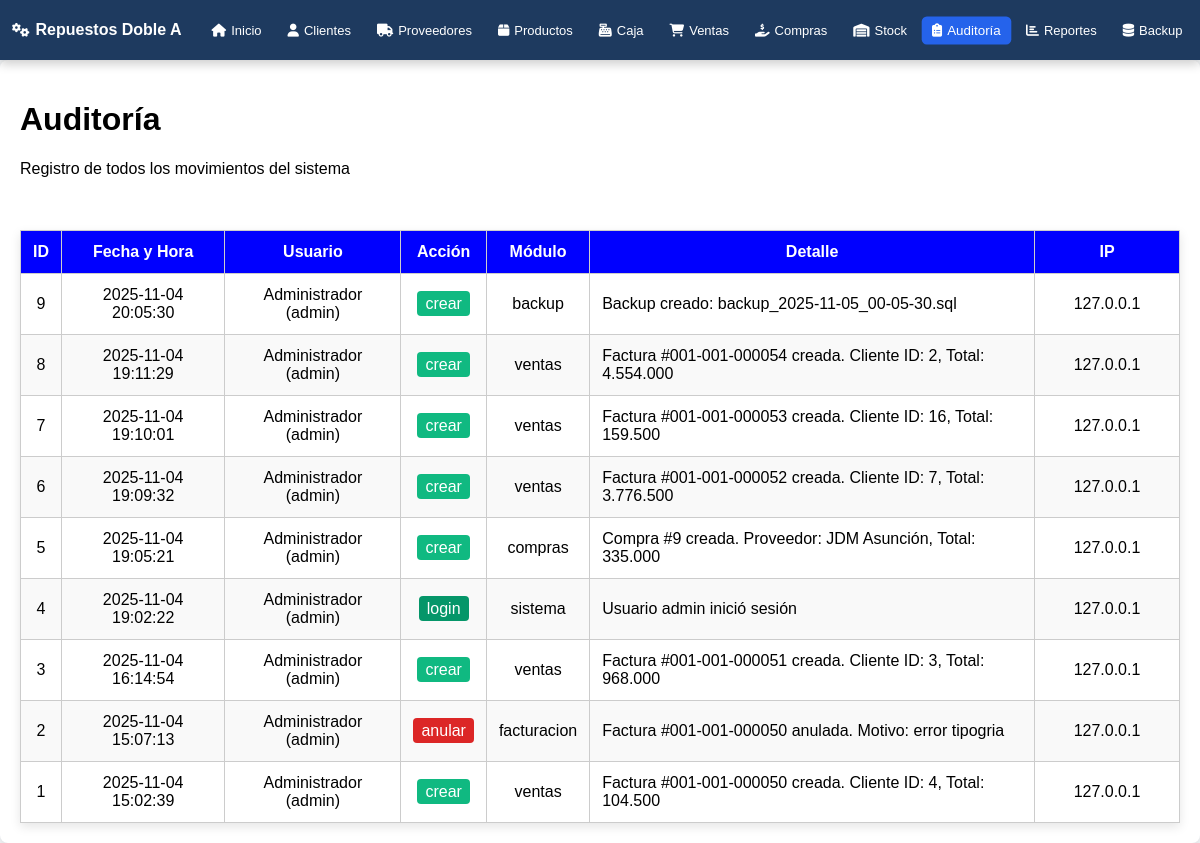
/modulos/auditoria/auditoria.php (signed in), run on an earlier commit of the app's database.
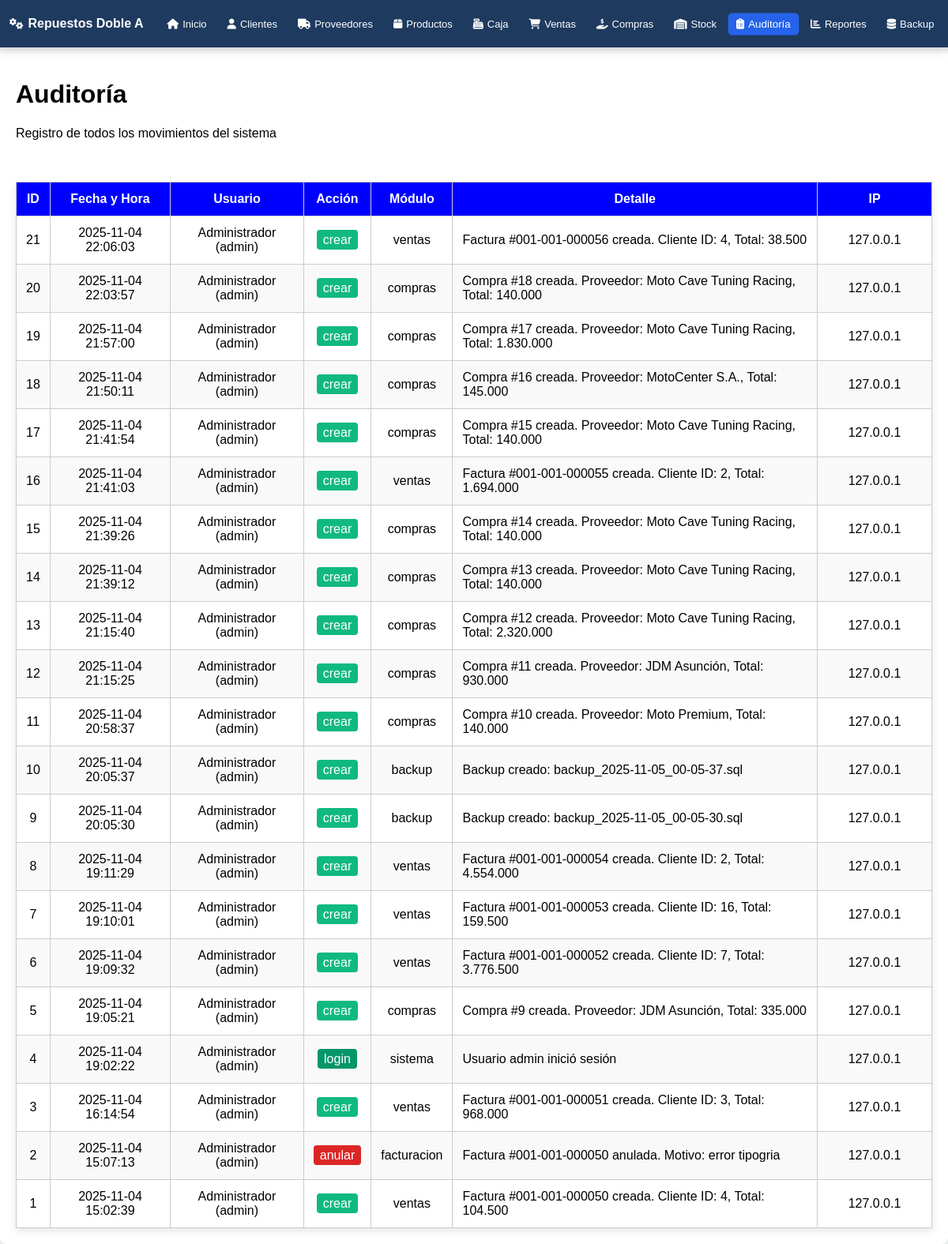
And on a later commit of the database.
### tables this page shows
CREATE TABLE `auditoria` (
  `id` int(11) NOT NULL AUTO_INCREMENT,
  `usuario_id` int(11) DEFAULT '0',
  `nombre_usuario` varchar(150) NOT NULL,
  `accion` varchar(50) NOT NULL,
  `modulo` varchar(50) NOT NULL,
  `detalle` text,
  `fecha_hora` datetime NOT NULL,
  `ip_address` varchar(45) DEFAULT NULL,
  PRIMARY KEY (`id`),
  KEY `idx_fecha` (`fecha_hora`),
  KEY `idx_modulo` (`modulo`),
  KEY `idx_accion` (`accion`)
);

### includes/session.php (called while the page is built, shortened)
<?php
if (!function_exists('estaLogueado')) {
    function estaLogueado() {
        return isset($_SESSION['usuario_id']) && isset($_SESSION['usuario']);
    }
}
if (!function_exists('obtenerRol')) {
    function obtenerRol() {
        return isset($_SESSION['rol']) ? $_SESSION['rol'] : null;
    }
}
?>

### includes/auth.php (called while the page is built, shortened)
<?php
if (!function_exists('tienePermiso')) {
function tienePermiso($modulo, $accion = 'ver') {
    $rol = obtenerRol();
    if ($rol === 'Administrador') {
        return true;
    }
}
}
?>

### modulos/auditoria/auditoria.php (the view, shortened to what this page needs)
<?php
$base_path = $_SERVER['DOCUMENT_ROOT'] . '/repuestos/';
include $base_path . 'includes/session.php';
include $base_path . 'includes/auth.php';
include $base_path . 'includes/header.php';
$stmt = $pdo->query("SELECT * FROM auditoria ORDER BY fecha_hora DESC LIMIT 500");
$registros = $stmt->fetchAll();
?>
<div class="container tabla-responsive">
    <h1>Auditoría</h1>
    <p>Registro de todos los movimientos del sistema</p>
    <br><br>
    <table class="crud-table">
        <thead>
            <tr>
                <th>ID</th>
                <th>Fecha y Hora</th>
                <th>Usuario</th>
                <th>Acción</th>
                <th>Módulo</th>
                <th>Detalle</th>
                <th>IP</th>
            </tr>
        </thead>
        <tbody>
        <?php
        if ($registros && count($registros) > 0) {
            foreach ($registros as $registro) {
                echo '<tr>';
                echo '<td>'.htmlspecialchars($registro['id']).'</td>';
                echo '<td>'.htmlspecialchars($registro['fecha_hora']).'</td>';
                echo '<td>'.htmlspecialchars($registro['nombre_usuario']).'</td>';
                $accion_class = '';
                $accion_text = htmlspecialchars($registro['accion']);
                switch(strtolower($registro['accion'])) {
                    case 'crear':
                        $accion_class = 'style="background: #10b981; color: white; padding: 4px 8px; border-radius: 4px;"';
                        break;
                    case 'eliminar':
                    case 'anular':
                        $accion_class = 'style="background: #dc2626; color: white; padding: 4px 8px; border-radius: 4px;"';
                        break;
                    case 'login':
                        $accion_class = 'style="background: #059669; color: white; padding: 4px 8px; border-radius: 4px;"';
                        break;
                }
                echo '<td><span '.$accion_class.'>'.$accion_text.'</span></td>';
                echo '<td>'.htmlspecialchars($registro['modulo']).'</td>';
                echo '<td style="text-align: left;">'.htmlspecialchars($registro['detalle']).'</td>';
                echo '<td>'.htmlspecialchars($registro['ip_address']).'</td>';
                echo '</tr>';
            }
        } else {
            echo '<tr><td colspan="7">No hay registros de auditoría aún.</td></tr>';
        }
        ?>
        </tbody>
    </table>
</div>
<?php include $base_path . 'includes/footer.php'; ?>

### includes/header.php (shortened to what this page needs)
<?php
$base_url = '/repuestos/';
$base_path = $_SERVER['DOCUMENT_ROOT'] . '/repuestos/';
$current_page = $_SERVER['REQUEST_URI'];
include $base_path . 'includes/session.php';
include $base_path . 'includes/auth.php';
?>
<link rel="stylesheet" href="/repuestos/style.css">
<link rel="stylesheet" href="https://cdnjs.cloudflare.com/ajax/libs/font-awesome/6.5.2/css/all.min.css">
<div class="navbar">
    <div class="logo"><i class="fas fa-cogs"></i> Repuestos Doble A</div>
    <a href="<?php echo $base_url; ?>index.php" <?php echo (strpos($current_page, 'index.php') !== false || ($current_page == $base_url || $current_page == $base_url . 'index.php')) ? 'class="active"' : ''; ?>><i class="fas fa-home"></i> Inicio</a>
    <?php if (tienePermiso('clientes', 'ver')): ?>
    <a href="<?php echo $base_url; ?>modulos/clientes/clientes.php" <?php echo (strpos($current_page, 'clientes') !== false) ? 'class="active"' : ''; ?>><i class="fas fa-user"></i> Clientes</a>
    <?php endif; ?>
    <?php if (tienePermiso('proveedores', 'ver')): ?>
    <a href="<?php echo $base_url; ?>modulos/proveedores/proveedores.php" <?php echo (strpos($current_page, 'proveedores') !== false) ? 'class="active"' : ''; ?>><i class="fas fa-truck"></i> Proveedores</a>
    <?php endif; ?>
    <?php if (tienePermiso('productos', 'ver')): ?>
    <a href="<?php echo $base_url; ?>modulos/productos/productos.php" <?php echo (strpos($current_page, 'productos') !== false) ? 'class="active"' : ''; ?>><i class="fas fa-box"></i> Productos</a>
    <?php endif; ?>
    <?php if (tienePermiso('caja', 'ver')): ?>
    <a href="<?php echo $base_url; ?>modulos/caja/caja.php" <?php echo (strpos($current_page, 'caja') !== false) ? 'class="active"' : ''; ?>><i class="fas fa-cash-register"></i> Caja</a>
    <?php endif; ?>
    <?php if (tienePermiso('ventas', 'ver')): ?>
    <a href="<?php echo $base_url; ?>modulos/ventas/ventas.php" <?php echo (strpos($current_page, 'ventas') !== false) ? 'class="active"' : ''; ?>><i class="fas fa-shopping-cart"></i> Ventas</a>
    <?php endif; ?>
    <?php if (tienePermiso('compras', 'ver')): ?>
    <a href="<?php echo $base_url; ?>modulos/compras/compras.php" <?php echo (strpos($current_page, 'compras') !== false) ? 'class="active"' : ''; ?>><i class="fas fa-hand-holding-dollar"></i> Compras</a>
    <?php endif; ?>
    <?php if (tienePermiso('stock', 'ver')): ?>
    <a href="<?php echo $base_url; ?>modulos/stock/stock.php" <?php echo (strpos($current_page, 'stock') !== false) ? 'class="active"' : ''; ?>><i class="fas fa-warehouse"></i> Stock</a>
    <?php endif; ?>
    <?php if (tienePermiso('auditoria', 'ver')): ?>
    <a href="<?php echo $base_url; ?>modulos/auditoria/auditoria.php" <?php echo (strpos($current_page, 'auditoria') !== false) ? 'class="active"' : ''; ?>><i class="fas fa-clipboard-list"></i> Auditoría</a>
    <?php endif; ?>
    <?php if (tienePermiso('reportes', 'ver')): ?>
    <a href="<?php echo $base_url; ?>modulos/reportes/reportes.php" <?php echo (strpos($current_page, 'reportes') !== false) ? 'class="active"' : ''; ?>><i class="fas fa-chart-bar"></i> Reportes</a>
    <?php endif; ?>
    <?php if (tienePermiso('backup', 'ver')): ?>
    <a href="<?php echo $base_url; ?>modulos/backup/backup.php" <?php echo (strpos($current_page, 'backup') !== false) ? 'class="active"' : ''; ?>><i class="fas fa-database"></i> Backup</a>
    <?php endif; ?>
</div>

### includes/footer.php
</body>
</html>

### style.css (style rules this page uses)
.navbar { background-color: #1e3a5f; display: flex; align-items: center; padding: 0 12px; position: fixed; top: 0; left: 0; right: 0; height: 60px; z-index: 1000; box-shadow: 0 4px 10px rgba(0,0,0,0.2); flex-wrap: nowrap; overflow-x: auto; overflow-y: hidden; }
.navbar .logo { color: white; font-weight: bold; font-size: 16px; margin-right: 20px; display: flex; align-items: center; gap: 6px; white-space: nowrap; flex-shrink: 0; }
.navbar .logo i { font-size: 14px; }
.navbar a { color: white; text-decoration: none; padding: 6px 10px; margin-right: 6px; border-radius: 5px; display: flex; align-items: center; gap: 5px; font-size: 13px; transition: background 0.3s, transform 0.2s; white-space: nowrap; flex-shrink: 0; }
.navbar a i { font-size: 13px; }
.navbar a:hover, .navbar a.active { background-color: #2563eb; transform: scale(1.03); }
.container { padding: 20px; margin-top: 60px; max-width: 100%; margin-left: auto; margin-right: auto; background: #fff; border-radius: 8px; box-shadow: 0 4px 10px rgba(0,0,0,0.1); }
table.crud-table { width:100%; border-collapse:collapse; table-layout: auto; }
table.crud-table th, table.crud-table td { border:1px solid #ccc; padding:12px; text-align:center; word-wrap: break-word; overflow: hidden; text-overflow: ellipsis; }
table.crud-table th:last-child, table.crud-table td:last-child { width: 120px; min-width: 120px; max-width: 120px; }
table.crud-table th { background: blue; color: white; }
table.crud-table tr:nth-child(even) { background:#f9f9f9; }
table { width: 100%; border-collapse: collapse; background: white; box-shadow: 0 4px 10px rgba(0,0,0,0.1); }
table th, table td { border: 1px solid #ccc; padding: 8px; text-align: center; }
table th { background: #2563eb; color: white; }
.tabla-responsive { overflow-x: auto; }

What changed in the data, as far as the page shows it:
added auditoria: id "21", fecha_hora "2025-11-04 22:06:03", nombre_usuario "Administrador (admin)", accion "crear", modulo "ventas", detalle "Factura #001-001-000056 creada. Cliente ID: 4, Total: 38.500", ip_address "127.0.0.1"
added auditoria: id "20", fecha_hora "2025-11-04 22:03:57", nombre_usuario "Administrador (admin)", accion "crear", modulo "compras", detalle "Compra #18 creada. Proveedor: Moto Cave Tuning Racing, Total: 140.000", ip_address "127.0.0.1"
added auditoria: id "19", fecha_hora "2025-11-04 21:57:00", nombre_usuario "Administrador (admin)", accion "crear", modulo "compras", detalle "Compra #17 creada. Proveedor: Moto Cave Tuning Racing, Total: 1.830.000", ip_address "127.0.0.1"
added auditoria: id "18", fecha_hora "2025-11-04 21:50:11", nombre_usuario "Administrador (admin)", accion "crear", modulo "compras", detalle "Compra #16 creada. Proveedor: MotoCenter S.A., Total: 145.000", ip_address "127.0.0.1"
added auditoria: id "17", fecha_hora "2025-11-04 21:41:54", nombre_usuario "Administrador (admin)", accion "crear", modulo "compras", detalle "Compra #15 creada. Proveedor: Moto Cave Tuning Racing, Total: 140.000", ip_address "127.0.0.1"
added auditoria: id "16", fecha_hora "2025-11-04 21:41:03", nombre_usuario "Administrador (admin)", accion "crear", modulo "ventas", detalle "Factura #001-001-000055 creada. Cliente ID: 2, Total: 1.694.000", ip_address "127.0.0.1"
added auditoria: id "15", fecha_hora "2025-11-04 21:39:26", nombre_usuario "Administrador (admin)", accion "crear", modulo "compras", detalle "Compra #14 creada. Proveedor: Moto Cave Tuning Racing, Total: 140.000", ip_address "127.0.0.1"
added auditoria: id "14", fecha_hora "2025-11-04 21:39:12", nombre_usuario "Administrador (admin)", accion "crear", modulo "compras", detalle "Compra #13 creada. Proveedor: Moto Cave Tuning Racing, Total: 140.000", ip_address "127.0.0.1"
added auditoria: id "13", fecha_hora "2025-11-04 21:15:40", nombre_usuario "Administrador (admin)", accion "crear", modulo "compras", detalle "Compra #12 creada. Proveedor: Moto Cave Tuning Racing, Total: 2.320.000", ip_address "127.0.0.1"
added auditoria: id "12", fecha_hora "2025-11-04 21:15:25", nombre_usuario "Administrador (admin)", accion "crear", modulo "compras", detalle "Compra #11 creada. Proveedor: JDM Asunción, Total: 930.000", ip_address "127.0.0.1"
added auditoria: id "11", fecha_hora "2025-11-04 20:58:37", nombre_usuario "Administrador (admin)", accion "crear", modulo "compras", detalle "Compra #10 creada. Proveedor: Moto Premium, Total: 140.000", ip_address "127.0.0.1"
added auditoria: id "10", fecha_hora "2025-11-04 20:05:37", nombre_usuario "Administrador (admin)", accion "crear", modulo "backup", detalle "Backup creado: backup_2025-11-05_00-05-37.sql", ip_address "127.0.0.1"
